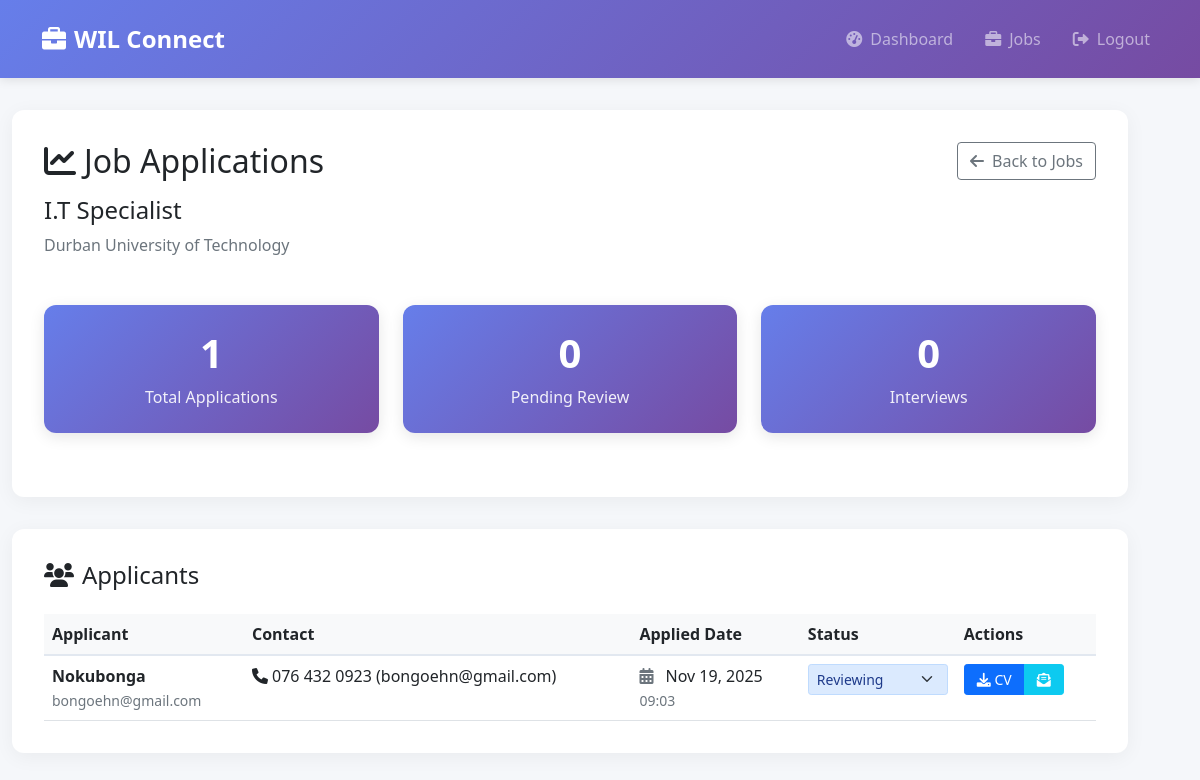
The page /employer/jobs/analytics/4 (signed in) on the database its author committed.
### app.py (models this page shows)
class JobPosting(db.Model):
    id = db.Column(db.Integer, primary_key=True)
    employer_id = db.Column(db.Integer, db.ForeignKey('user.id'), nullable=False)
    company_name = db.Column(db.String(100), nullable=False)
    job_title = db.Column(db.String(200), nullable=False)
    job_description = db.Column(db.Text, nullable=False)
    job_type = db.Column(db.String(50))
    location = db.Column(db.String(100))
    salary_range = db.Column(db.String(100))
    requirements = db.Column(db.Text)
    application_link = db.Column(db.String(500), nullable=True)
    posted_date = db.Column(db.DateTime, default=db.func.current_timestamp())
    is_active = db.Column(db.Boolean, default=True)
    click_count = db.Column(db.Integer, default=0)

class JobApplication(db.Model):
    id = db.Column(db.Integer, primary_key=True)
    job_id = db.Column(db.Integer, db.ForeignKey('job_posting.id'), nullable=False)
    student_id = db.Column(db.Integer, db.ForeignKey('user.id'), nullable=False)
    student_name = db.Column(db.String(100), nullable=False)
    student_email = db.Column(db.String(120), nullable=False)
    student_phone = db.Column(db.String(20))
    cover_letter = db.Column(db.Text)
    cv_filename = db.Column(db.String(255), nullable=False)
    cv_original_filename = db.Column(db.String(255), nullable=False)
    application_date = db.Column(db.DateTime, default=db.func.current_timestamp())
    status = db.Column(db.String(50), default='Pending')

### app.py (the view)
    @app.route('/employer/jobs/analytics/<int:job_id>')
    @login_required
    def employer_job_analytics(job_id):
        if current_user.role != 'employer':
            flash('Access denied. Employers only.', 'danger')
            return redirect(url_for('login'))
        job = JobPosting.query.get_or_404(job_id)
        if job.employer_id != current_user.id:
            flash('You do not have permission to view this job analytics.', 'danger')
            return redirect(url_for('employer_jobs'))
        applications = JobApplication.query.filter_by(job_id=job_id).order_by(JobApplication.application_date.desc()).all()
        return render_template('employer/job_analytics.html', job=job, applications=applications)

### templates/employer/job_analytics.html (shortened to what this page needs)
<!DOCTYPE html>
<html lang="en">
<head>
    <link href="https://cdn.jsdelivr.net/npm/bootstrap@5.1.3/dist/css/bootstrap.min.css" rel="stylesheet">
    <link href="https://cdnjs.cloudflare.com/ajax/libs/font-awesome/6.0.0/css/all.min.css" rel="stylesheet">
</head>
<body>
    <nav class="navbar navbar-expand-lg navbar-dark employer-navbar">
        <div class="container">
            <a class="navbar-brand" href="{{ url_for('employer_dashboard') }}">
                <i class="fas fa-briefcase me-2"></i>WIL Connect
            </a>
            <div class="collapse navbar-collapse" id="employerNavbar">
                <div class="navbar-nav ms-auto">
                    <a class="nav-link" href="{{ url_for('employer_dashboard') }}">
                        <i class="fas fa-tachometer-alt"></i>Dashboard
                    </a>
                    <a class="nav-link" href="{{ url_for('employer_jobs') }}">
                        <i class="fas fa-briefcase"></i>Jobs
                    </a>
                    <a class="nav-link" href="{{ url_for('logout') }}">
                        <i class="fas fa-sign-out-alt"></i>Logout
                    </a>
                </div>
            </div>
        </div>
    </nav>
    <div class="container analytics-container">
        <div class="job-header">
            <div class="d-flex justify-content-between align-items-start">
                <div>
                    <h2><i class="fas fa-chart-line me-2"></i>Job Applications</h2>
                    <h4 class="mt-3">{{ job.job_title }}</h4>
                    <p class="text-muted">{{ job.company_name }}</p>
                </div>
                <a href="{{ url_for('employer_jobs') }}" class="btn btn-outline-secondary">
                    <i class="fas fa-arrow-left me-2"></i>Back to Jobs
                </a>
            </div>
            <div class="stats-grid">
                <div class="stat-card">
                    <h3>{{ applications|length }}</h3>
                    <p>Total Applications</p>
                </div>
                <div class="stat-card">
                    <h3>{{ applications|selectattr('status', 'equalto', 'Pending')|list|length }}</h3>
                    <p>Pending Review</p>
                </div>
                <div class="stat-card">
                    <h3>{{ applications|selectattr('status', 'equalto', 'Interview')|list|length }}</h3>
                    <p>Interviews</p>
                </div>
            </div>
        </div>
        <div class="clicks-table">
            <h4 class="mb-4">
                <i class="fas fa-users me-2"></i>Applicants
            </h4>
            {% if applications %}
            <div class="table-responsive">
                <table class="table table-hover">
                    <thead>
                        <tr>
                            <th>Applicant</th>
                            <th>Contact</th>
                            <th>Applied Date</th>
                            <th>Status</th>
                            <th>Actions</th>
                        </tr>
                    </thead>
                    <tbody>
                        {% for application in applications %}
                        <tr>
                            <td>
                                <div>
                                    <strong>{{ application.student_name }}</strong>
                                    <br>
                                    <small class="text-muted">{{ application.student_email }}</small>
                                </div>
                            </td>
                            <td>
                                {% if application.student_phone %}
                                    <i class="fas fa-phone me-1"></i>{{ application.student_phone }}
                                {% else %}
                                    <span class="text-muted">Not provided</span>
                                {% endif %}
                            </td>
                            <td>
                                <i class="fas fa-calendar-alt text-muted me-2"></i>
                                {{ application.application_date.strftime('%b %d, %Y') }}
                                <br>
                                <small class="text-muted">{{ application.application_date.strftime('%H:%M') }}</small>
                            </td>
                            <td>
                                <form action="{{ url_for('employer_update_application_status', application_id=application.id) }}"
                                      method="post" style="display: inline;">
                                    <select name="status" class="form-select form-select-sm status-select
                                            {% if application.status == 'Pending' %}pending
                                            {% elif application.status == 'Reviewing' %}reviewing
                                            {% elif application.status == 'Interview' %}interview
                                            {% elif application.status == 'Accepted' %}accepted
                                            {% elif application.status == 'Rejected' %}rejected
                                            {% endif %}"
                                            onchange="this.form.submit()">
                                        <option value="Reviewing" {% if application.status == 'Reviewing' %}selected{% endif %}>Reviewing</option>
                                    </select>
                                </form>
                            </td>
                            <td>
                                <div class="btn-group" role="group">
                                    <a href="{{ url_for('employer_download_application_cv', application_id=application.id) }}"
                                       class="btn btn-sm btn-primary" title="Download CV">
                                        <i class="fas fa-download"></i> CV
                                    </a>
                                    {% if application.cover_letter %}
                                    <button type="button" class="btn btn-sm btn-info text-white"
                                            data-bs-toggle="modal" data-bs-target="#coverLetterModal{{ application.id }}"
                                            title="View Cover Letter">
                                        <i class="fas fa-envelope-open-text"></i>
                                    </button>
                                    {% endif %}
                                </div>
                            </td>
                        </tr>
                        {% endfor %}
                    </tbody>
                </table>
            </div>
            {% else %}
            <div class="no-clicks">
                <i class="fas fa-inbox"></i>
                <h5>No applications yet</h5>
                <p class="text-muted">Applications will appear here once students start applying</p>
            </div>
            {% endif %}
        </div>
    </div>
</body>
</html>

### templates/employer/job_analytics.html (style rules this page uses)
:root { --primary-color: #667eea; --secondary-color: #764ba2; }
body { font-family: 'Segoe UI', Tahoma, Geneva, Verdana, sans-serif; background-color: #f5f7fa; }
.employer-navbar { background: linear-gradient(135deg, var(--primary-color), var(--secondary-color)); box-shadow: 0 2px 10px rgba(0, 0, 0, 0.1); padding: 1rem 0; }
.employer-navbar .navbar-brand { font-weight: 700; font-size: 1.5rem; }
.employer-navbar .nav-link { font-weight: 500; margin-left: 1rem; }
.employer-navbar .nav-link i { margin-right: 8px; }
.analytics-container { margin: 2rem 0; }
.job-header { background: white; border-radius: 12px; padding: 2rem; box-shadow: 0 4px 20px rgba(0, 0, 0, 0.05); margin-bottom: 2rem; }
.stats-grid { display: grid; grid-template-columns: repeat(auto-fit, minmax(200px, 1fr)); gap: 1.5rem; margin: 2rem 0; }
.stat-card { background: linear-gradient(135deg, var(--primary-color), var(--secondary-color)); color: white; border-radius: 12px; padding: 1.5rem; text-align: center; box-shadow: 0 4px 15px rgba(0, 0, 0, 0.1); }
.stat-card h3 { font-size: 2.5rem; margin-bottom: 0.5rem; font-weight: 700; }
.stat-card p { margin: 0; opacity: 0.9; }
.clicks-table { background: white; border-radius: 12px; padding: 2rem; box-shadow: 0 4px 20px rgba(0, 0, 0, 0.05); }
.table { margin-bottom: 0; }
.table thead { background-color: #f8f9fa; }
.table thead th { font-weight: 600; border-bottom: 2px solid #e2e8f0; }
.btn-group .btn { padding: 0.25rem 0.75rem; }
.status-select.reviewing { background-color: #dbeafe; color: #1e3a8a; border-color: #bfdbfe; }

### rows shown on the page
JobPosting: job_title "I.T Specialist", company_name "Durban University of Technology"
JobApplication: student_name "Nokubonga", student_email "bongoehn@gmail.com", student_phone "076 432 0923 (bongoehn@gmail.com)", application_date "Nov 19, 2025", application_date "09:03", status "Reviewing"

### other values the page prints
{{ applications|length }} "1"
{{ applications|selectattr('status', 'equalto', 'Pending')|list|length }} "0"
{{ applications|selectattr('status', 'equalto', 'Interview')|list|length }} "0"
